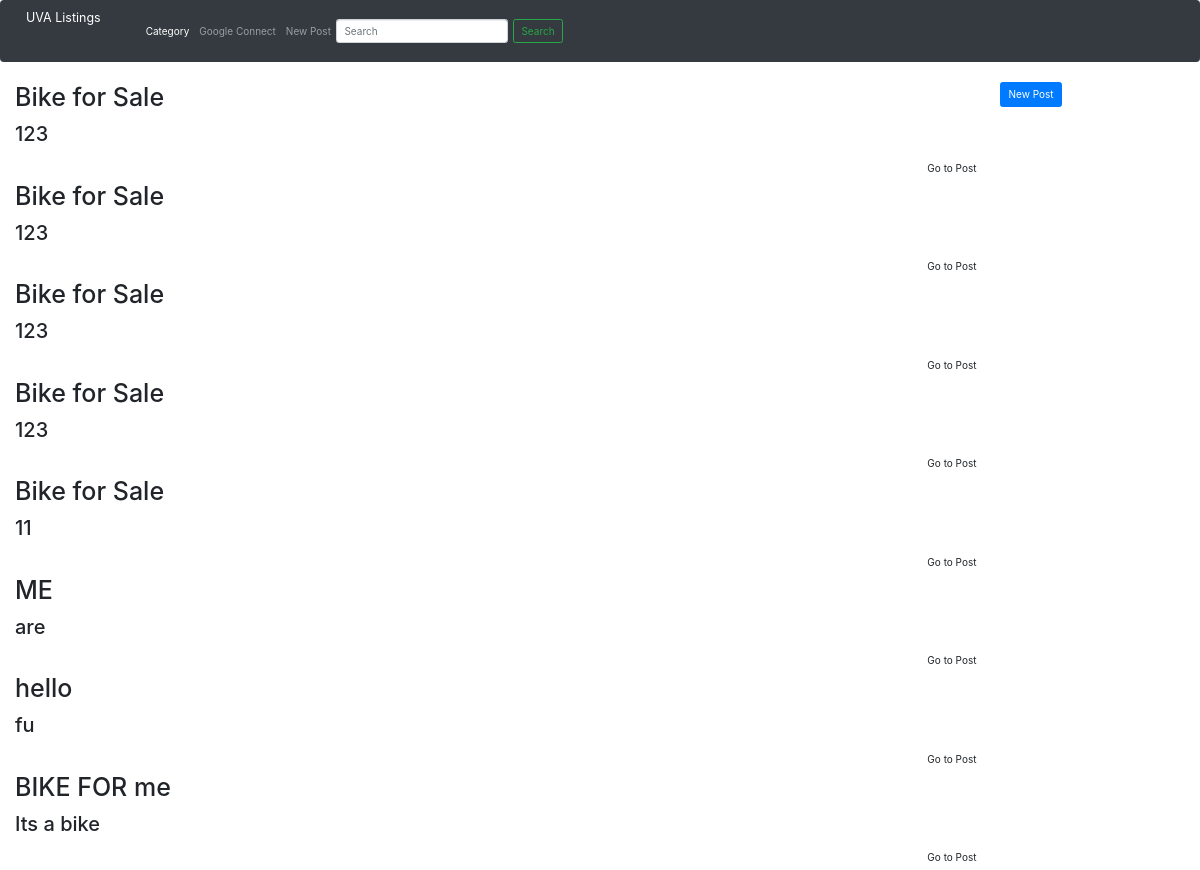
The app's page /posts/ (signed in), older data.
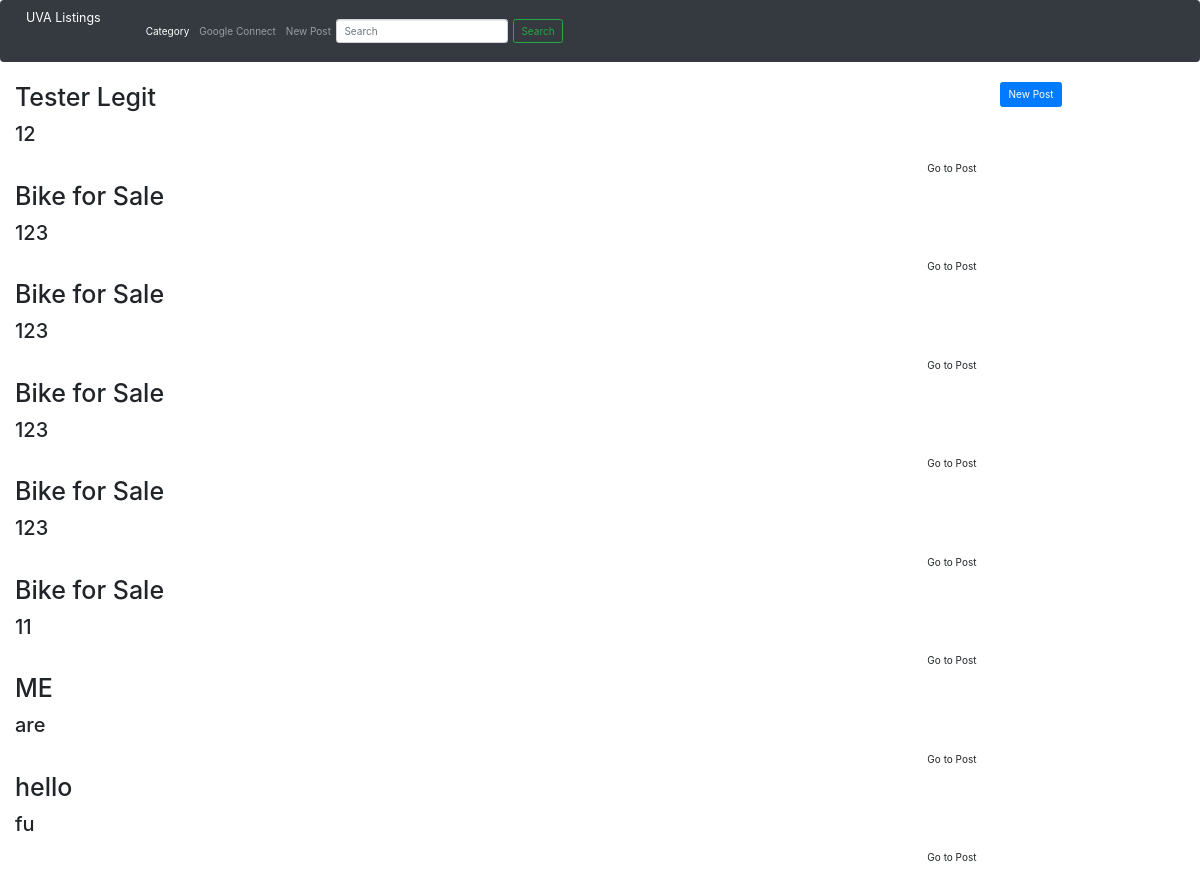
The same page, newer data.
### posts/models.py (models this page shows, shortened)
class Post(models.Model):
    titleText = models.CharField(max_length=200)
    description = models.CharField(max_length=200)
    creation_date = models.DateField(("Date"), default=datetime.date.today)
    category = models.CharField(max_length=200)
    price = models.DecimalField(max_digits=6, decimal_places=2)

### posts/views.py (the view)
# urls.py: path('', TemplateView.as_view(template_name="login/index.html")),
def index(request):
    template_name = 'posts/postIndex.html'
    postList = Post.objects.order_by('-creation_date')[:8]
    testArray = {1, 2, 3}
    context = {'postList': postList, 'testArray': testArray}
    return render(request, 'posts/postIndex.html',context)

### posts/templates/posts/postIndex.html (shortened to what this page needs)
<link href="//netdna.bootstrapcdn.com/bootstrap/3.0.0/css/bootstrap.min.css" rel="stylesheet" id="bootstrap-css">
{% block page %}
{% load socialaccount %}
<head>
	{% load bootstrap4 %}
</head>
{% include "header.html" %}
<body>
	<button class="btn btn-primary" type="submit" onclick="location.href = 'newpost';">New Post</button>
	{%if user.is_authenticated%}
		{% if postList %}
			{% for postVar in postList %}
					  <div class="col-md-10 blogShort">
						<h1>{{ postVar.titleText }}</h1>
						<article><p>
							<h2>{{ postVar.description }}</h2>
							</p></article>
						<h1></h1><a class="btn btn-blog pull-right marginBottom10" href="/posts/{{ postVar.id }}/">Go to Post</a>
					</div>
			{% endfor %}
		{% else %}
			<p>No posts are available.</p>
		{% endif %}
	{%else%}
		<p> You need to be logged in in order to make a post!</p>
		<a class="btn btn-primary" href="\">Back to Homepage</a>
 		<li class="nav-item">
 		<a href="{% url 'social:begin' 'google-oauth2' %}">Google Connect</a>
 		{%endif%}
</body>
{% endblock %}

### resources/htmlFiles/header.html (shortened to what this page needs)
	<link rel="stylesheet" type="text/css" href="posts.css">
	<link rel="stylesheet" href="https://maxcdn.bootstrapcdn.com/bootstrap/4.3.1/css/bootstrap.min.css">
	<link rel="stylesheet" href="https://stackpath.bootstrapcdn.com/bootstrap/4.3.1/css/bootstrap.min.css">
	<header>
		<nav style="bg-color: red;" class="navbar navbar-expand-lg navbar-dark bg-dark">
			<a class="navbar-brand" href="/">UVA Listings</a>
			<div class="collapse navbar-collapse" id="navbarNav">
				<ul class="navbar-nav">
					<li class="nav-item active">
						<a class="nav-link" href="#">Category<span class="sr-only">(current)</span></a>
					</li>
					<li class="nav-item">
						<a class="nav-link" href="{% url 'social:begin' 'google-oauth2' %}">Google Connect</a>
					</li>
					{%if user.is_authenticated%}
						<li class="nav-item">
							<a class="nav-link" href="posts/newpost">New Post</a>
						</li>
					{%endif%}
				</ul>
				<form class="form-inline my-2 my-lg-0">
				<input class="form-control mr-sm-2" type="search" placeholder="Search" aria-label="Search">
				<button class="btn btn-outline-success my-2 my-sm-0" type="submit">Search</button>
				</form>
			</div>
		</nav>
	</header>

Row changes from the older to the newer data that the page shows:
no longer on this page (row unchanged): Post: titleText "BIKE FOR me", description "Its a bike"
added Post: titleText "Tester Legit", description "12"
